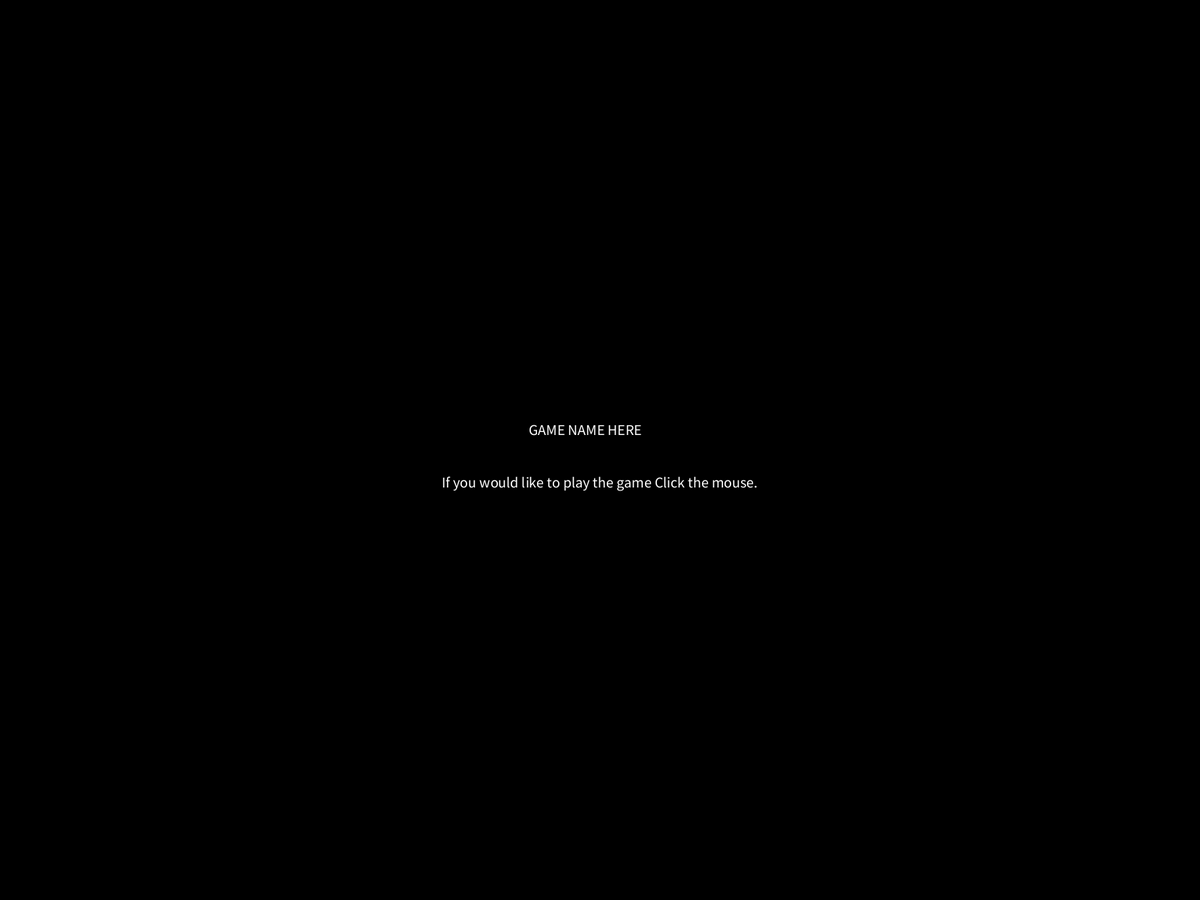
Frame 1 (no input)
Frame 60 (the mouse pressed at the canvas centre just before this capture): identical to frame 1, image omitted
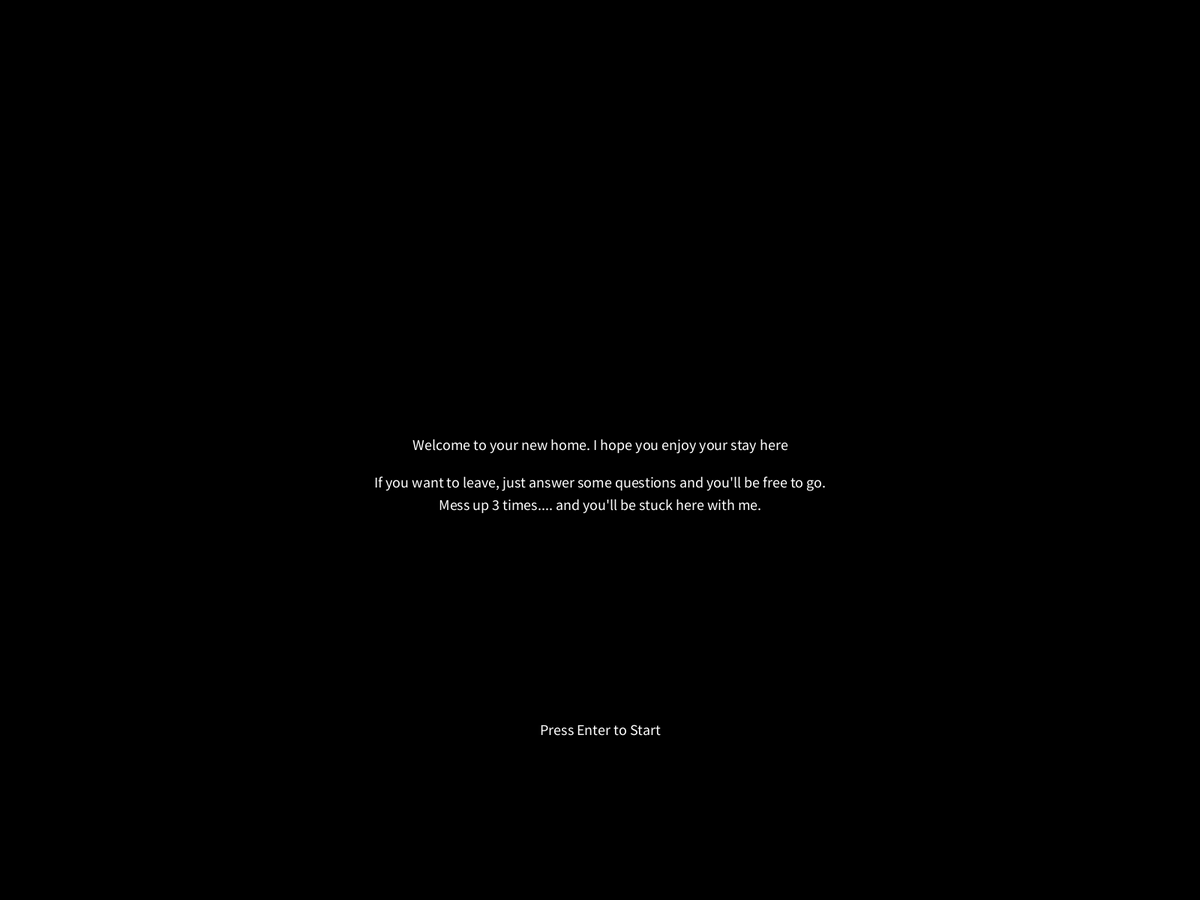
Frame 120 (the mouse held since frame 60 and released just before this capture)

The Processing sketch that drew these frames (run headless with seeded random() and noise(); from frame 60 on, the mouse is pressed at the canvas centre):

// Processing sketch: SSMidterm
// ── SSMidterm.pde
String state = "pregame";
String game = "start";
int chances = 3;


void setup () {

  fullScreen();
  textAlign(CENTER);
  textSize(20);
  println(state);

}

void draw(){
  
  
  if(state == "pregame"){
  background(0);
  text("GAME NAME HERE", width/2-20, height/2-20);
  text("If you would like to play the game Click the mouse.", width/2, height/2+50);
  }
  
  
  if (state == "startgame"){
  background(0);
  
  text("Welcome to your new home. I hope you enjoy your stay here",  width/2, height/2);
  
  text("If you want to leave, just answer some questions and you'll be free to go.", width/2, height/2+50);
  
  text("Mess up 3 times.... and you'll be stuck here with me.", width/2, height/2+80);
  
  text("Press Enter to Start", width/2, height/2 + 380);
  }
  
  if(game == "stage1"){
    chances = 3;
    background(0);
    text("Chances Left: " + chances, 100,100);
    text("Here is your first question", width/2, height/2);
    
    text("What color is the sky? *Snicker Snicker* \n\n",width/2 ,height/2 + 50);
    text("Press 'F' for Blue, 'A' Red", width/2, height/2 + 80);
  }
  
     if(game == "stage2"){
    background(0);
    text("Chances Left: " + chances, 100,100);
    text("Next Question \n \n What is the color of the Sun? *Hehehe*  \n \n Press 'I' for White 'L' for Yellow", width/2, height/2);
     }
  
   if (game == "stage3"){
      background(0);
      text("Chances Left: " + chances, 100,100);
      text("You're almost there can you smell that freedom? \n\n Last Question \n\n What did I say to you when you first woke up? (hehehe) \n\n Press 'E' for Welcome to your Prison 'D' for Welcome to your new home", width/2, height/2);
   }
  
  if (game == "end"){
    background(0);
    text("What do the choices I gave you spell? \n\n F.A.I.L.E.D \n\n You really thought I would let you out of our new place together? (hehehehehe) \n\n Your live with me forever now \n\n\n\n Press Enter to Try Again", width/2, height/2);
  }
}

void keyPressed (){
if(key == ENTER || key == RETURN && game == "start"){
  game = "stage1";
  println(game);
  } 
  
      if (game == "stage1" && key == 'f'){
       chances = 3;
       background(0);
       //text("Ughh.. you got it right.. moving on", width/2, height/2);
       game = "stage2";
       println(chances);
    } else if (game == "stage1" && key == 'a'){
        chances = chances - 1;
        background(0);
        //text("Wrong, maybe next time (hehehe)", width/2, height/2);
        game = "stage2";
        println(chances);
    }
    
         if (game == "stage2" && key == 'l'){
       chances = 3;
       background(3);
       //text("Ughh.. you got it right.. moving on", width/2, height/2);
       game = "stage3";
       println(chances);
    } else if (game == "stage2" && key == 'i'){
        chances = chances - 1;
        background(0);
        //text("Wrong, maybe next time (hehehe)", width/2, height/2);
        game = "stage3";
        println(chances);
    }
    
     if (key == 'd'){
       chances = 3;
       background(0);
       //text("Ughh.. you got it right.. moving on", width/2, height/2);
       game = "end";
       println(chances);
    } else if (key == 'e'){
        chances = chances - 1;
        background(0);
        //text("Wrong, maybe next time (hehehe)", width/2, height/2);
        game = "end";
        println(chances);
    }
}

void mousePressed(){
  
if(state == "pregame"){
  state = "startgame";
  println(state);
}

}
